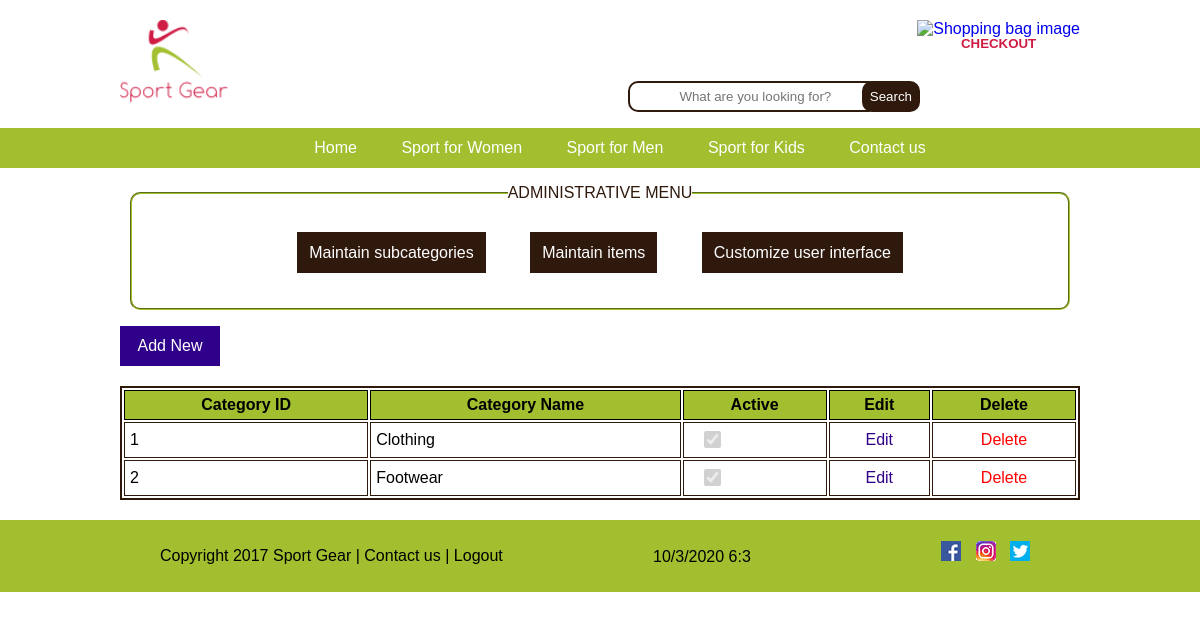
Page /php/MaintainSubcategory.php on the committed database.
### tables this page shows
CREATE TABLE `subcategory` (
  `SubcategoryId` int(11) NOT NULL,
  `SubcategoryName` varchar(50) DEFAULT NULL,
  `Active` tinyint(1) NOT NULL DEFAULT '1'
);

### php/classes/DBConnect.php (called while the page is built, shortened)
<?php
class DBConnect{
	private $_DSN;
	private $_userName;
	private $_password;
	private $_conn;
	public function __construct($DSN, $userName, $password){
		$this->_DSN = $DSN;
		$this->_userName = $userName;
		$this->_password = $password;
	}
	public function connect(){
		try{
			$this->_conn = new PDO($this->_DSN, $this->_userName, $this->_password);
			$this->_conn->setAttribute(PDO::ATTR_ERRMODE, PDO::ERRMODE_EXCEPTION);
			return $this->_conn;
		}
		catch (PDOException $e){
			die("Connection failed: " . $e->getMessage());
		}
	}
	public function executeSQL($sql){
		try{
			$rows = $this->_conn->query($sql);
		}
		catch(PDOException $e){
			die("Query failed: " . $e->getMessage());
		}
		return $rows;
	}
}
?>

### php/MaintainSubcategory.php (the view, shortened to what this page needs)
<?php
        if(!empty($_COOKIE['style'])) $style = $_COOKIE['style'];
        else $style = 'style';
        require_once("classes/DBConnect.php");
        require_once("classes/ShoppingCart.php");
        $DB = new DBConnect("mysql:host=localhost; dbname=sportgear", "root", "");
        $DB->connect();
        $subcategorySql = "SELECT * FROM subcategory Where Active = 1";
        $subcategoryRows = $DB->executeSQL($subcategorySql)->fetchAll();
        $shoppingCart = new ShoppingCart();
        $shoppingCart->readFromSession();
?>
<!DOCTYPE html>
<html lang="en">
<head>
    <link id="stylesheet" type="text/css" href="css/<?php echo $style ?>.css" rel="stylesheet">
</head>
<body>
<header >
    <div class="wrapper">
        <a href="HomePage.php"><img src="images/logo-sports-shop-v1.gif" width="108" height="83" alt="Sport Gear Logo"></a>
        <a class="shoppingBag" href="Checkout.php">
            <img src="images/red-shopping-bag-md.png" width="108" height="83" alt="Shopping bag image">
            <div id="checkout">
                <p> $<?php echo $shoppingCart->calculateTotal() ?></p>
                <h5>CHECKOUT</h5>
            </div>
        </a>
        <form id="searchForm" action="ProductList.php" method="get" >
            <input class="searchText" type="text" name="search" id="search" placeholder="What are you looking for?">
            <input class="searchButton" type="submit" name="submitButton" value="Search">
        </form>
    </div>
    <nav class="mainNave">
        <ul>
            <li><a href="HomePage.php">Home</a></li>
            <li>
                <a href="ProductList.php?category=1">Sport for Women</a>
            </li>
            <li><a href="ProductList.php?category=2">Sport for Men</a>
            </li>
            <li><a href="ProductList.php?category=3">Sport for Kids</a>
            </li>
            <li><a href="ContactUs.php">Contact us</a></li>
        </ul>
    </nav>
</header>
<section id="content">
<div class="wrapper">
		<form>
			<fieldset>
        	<legend class="LegendAdmin">Administrative menu</legend>
	        	<ul class="MenuAdmin">
	        		<li class="adminList"><a href="MaintainSubcategory.php">Maintain subcategories</a></li>
		            <li class="adminList"><a href="MaintainItem.php">Maintain items</a></li>
		            <li class="adminList"><a href="Customize.php">Customize user interface</a></li>
		        </ul>
	        </fieldset>
		</form>
        <p class="newbutton"> <a href="InsertEditSubcategory.php">Add New</a></p>
        <table class="adminTabel">
            <tr>
                <th class="adminTH">Category ID</th>
                <th class="adminTH">Category Name</th>
                <th class="adminTH">Active</th>
                <th class="adminTH">Edit</th>
                <th class="adminTH">Delete</th>
            </tr>
<?php
    require_once("classes/DBConnect.php");
    $DB = new DBConnect("mysql:host=localhost; dbname=sportgear", "root", "");
    $sql = "SELECT * FROM subcategory";
    try {
        $rows = $DB->executeSQL($sql);
        foreach ($rows as $row) {
?>
        <tr>
                <td class="adminTD"><?php echo $row["SubcategoryId"]?></td>
                <td class="adminTD"><?php echo $row["SubcategoryName"]?></td>
                <td class="adminTD"><input type="checkbox" <?php echo ($row["Active"])? "checked" : "" ?> disabled></td>
                <td class="adminTD center"><a class="linkEdit" href="InsertEditSubcategory.php?subcategoryId=<?php echo $row["SubcategoryId"] ?>">Edit</a></td>
                <td class="adminTD center"><a class="linkDelete" href="MaintainSubcategory.php?subcategoryId=<?php echo $row["SubcategoryId"] ?>" >Delete</a></td>
            </tr>
<?php
        }
    }
    catch(PDOException $e){
    echo "Query failed:" . $e->getMessage();
    }
?>
        </table>
</div>
</section>
<footer>
    <nav class="footerNav clearFix wrapper">
        <ul class="toright">
            <li><a href="https://www.facebook.com/" target="_blank"><img src="images/icon-facebook.png" width="20" height="20" alt="Facebook"></a></li>
            <li><a href="https://www.instagram.com/" target="_blank"><img src="images/icon-instagram.png" width="20" height="20" alt="Instagram"></a></li>
            <li><a href="https://twitter.com/" target="_blank"><img src="images/icon-twitter.png" width="20" height="20" alt="Twitter"></a></li>
        </ul>
        <ul class="toleft">
            <li>Copyright 2017 Sport Gear |</li>
            <li><a href="ContactUs.php">Contact us |</a></li>
            <li><a href="Logout.php">Logout</a></li>
        </ul>
        <div id="datetime"></div>
    </nav>
</footer>
</body>
</html>

### php/css/style.css (style rules this page uses)
body { font-family: Arial, sans-serif, Verdana; margin: 0; padding: 0; }
.clearFix:after { display: block; clear: both; content: "."; visibility: hidden; height: 0; line-height: 0; }
.wrapper { width: 960px; margin: auto; }
header { padding-top: 20px; }
.shoppingBag { float: right; }
#checkout { margin-top: -65px; text-align: center; }
#checkout p { color: white; margin: 5px; }
#checkout h5 { color: #CF1C44; margin: 0; padding-top: 12px; }
a { text-decoration: none; }
.mainNave { text-align: center; background-color: #A1BF2F; }
.mainNave ul li { display: inline-block; height: 40px; line-height: 40px; padding: 0 20px; }
.mainNave a { color: white; }
footer { text-align: center; background-color: #A1BF2F; }
.footerNav ul li { display: inline-block; height: 40px; line-height: 40px; }
.toright { float: right; padding-right: 40px; }
.toleft { float: left; }
.toright li { padding-right: 10px; }
.footerNav a { color: black; }
#datetime { padding-top: 28px; }
#searchForm { width: 800px; text-align: right; margin-top: -26px; }
.searchText { border: 2px solid #2F190D; border-radius: 10px; padding-left: 5px; text-align: center; }
.searchButton { height: 31px; margin-left: -22px; border: 2px solid #2F190D; border-radius: 10px; background-color: #2F190D; color: white; }
fieldset { border-color: #A1BF2F; border-radius: 10px; margin: 10px; }
legend { color: #2F190D; padding: 10px; margin: 10px; text-align: center; text-transform: uppercase; }
input[type="text"] { width: 30%; height: 25px; }
input[type="checkbox"] { width: 30%; height: 17px; }
.center { text-align: center; }
.adminList { list-style-type: none; display: inline-block; padding: 20px; }
.MenuAdmin { text-align: center; padding: 0; }
.MenuAdmin a { color:white ; background-color: #2F190D; padding: 12px; }
.LegendAdmin { padding: 0; margin: 0; }
.adminTabel { width: 100%; margin: 20px 0 20px 0 ; border:2px solid #2F190D; }
.adminTD { border: #2F190D solid 1px; padding:5px; }
.adminTH { border: black solid 1px; padding:5px; background-color: #A1BF2F; color: black; }
.newbutton a { color: white; }
.newbutton { width: 100px; height: 40px; line-height: 40px; text-align: center; background:#2F0089; }
a.linkDelete { color: red; }
a.linkEdit { color: #2F0089; }

### rows in the picture
subcategory: SubcategoryId "1", SubcategoryName "Clothing", Active "☑"
subcategory: SubcategoryId "2", SubcategoryName "Footwear", Active "☑"
